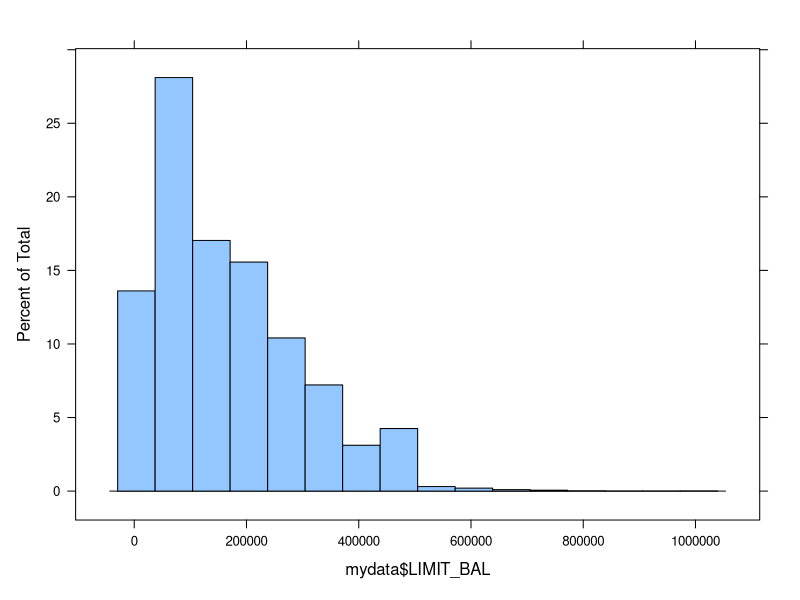
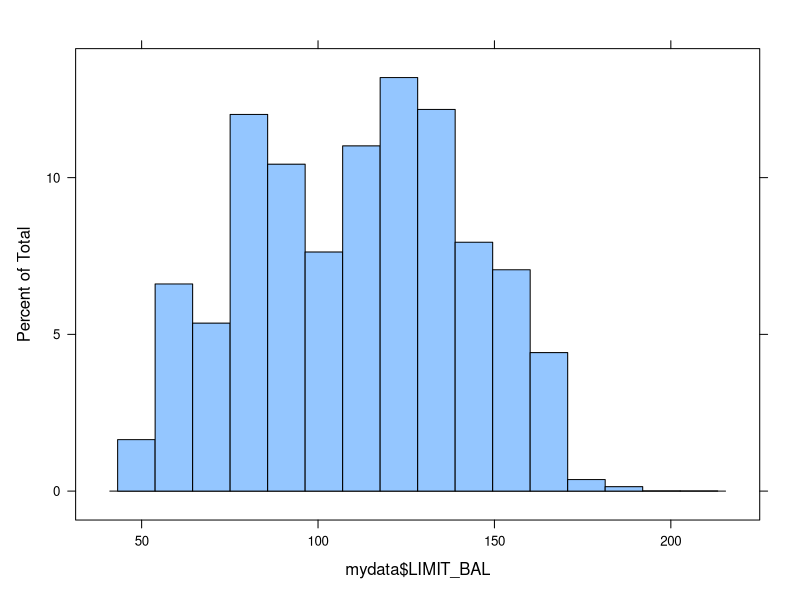

These figures' R source, in order: (Note: this script raises an error after producing the figures.)
# Estudo de Caso 1 - Análise de Dados em Operadoras de Cartão de Crédito 

# Define pasta de trabalho
setwd("~/Dropbox/DSA/AnaliseEstatisticaI/Modulo02/EstudoCaso")

# Instala e carrega os pacotes
install.packages("mlbench")
install.packages("caret")
install.packages("e1071")
library(mlbench) 
library(caret)
library(e1071)

# Carrega o dataset
mydata <- read.csv("database.csv") 
View(mydata)

# Verifica o balanceamento das variáveis
skewness(mydata$LIMIT_BAL)
histogram(mydata$LIMIT_BAL)

# Sumariza os dados 
summary(mydata)
str(mydata)

# Calcula os parâmetros de pré-processamento
preprocessParams <- preProcess(mydata, method=c("BoxCox"))
print(preprocessParams)

# Transforma o dataset usando os parâmetros
transformed <- predict(preprocessParams, mydata)
mydata <- transformed

# Sumariza os dados
str(mydata)
skewness(mydata$LIMIT_BAL)
histogram(mydata$LIMIT_BAL)

# Transforma as variáveis categóricas
mydata$default.payment.next.month <- factor(mydata$default.payment.next.month)
mydata$SEX <- as.factor(mydata$SEX)
mydata$EDUCATION <-  as.factor(mydata$EDUCATION)
mydata$MARRIAGE <- as.factor(mydata$MARRIAGE)
mydata = na.omit(mydata)
summary(mydata)
str(mydata)

# Divide os dados em treino e teste
row <- nrow(mydata)
row 
set.seed(12345)
trainindex <- sample(row, 0.7*row, replace=FALSE)
training <- mydata[trainindex,]
validation <- mydata[-trainindex,]

trainingx<- training  
trainingy <- training[,24]            
validationx <- validation[,-24]
validationy <- validation[,24]

# Usa Random Forest para encontrar as variáveis mais relevantes
install.packages("randomForest")
library(randomForest)
rfModel = randomForest( training$default.payment.next.month ~ ., data=training, ntree=500 ) 
varImpPlot(rfModel) 


# Construção do Modelo com KNN

# Prepara os datasets com as melhores variáveis preditoras
trainingx<- training[,-c(2,3,4,5,24)] 
trainingy <- training[,24]            
validationx <- validation[,-c(2,3,4,5,24)]  
validationy <- validation[,24]

# Modelo KNN
knnModel = train(x=trainingx, y=trainingy, method="knn",
                 preProc=c("center","scale"),
                 tuneLength=10)

knnModel

# Plot da acurácia
plot(knnModel$results$k, 
     knnModel$results$Accuracy, 
     type="o",
     xlab="Número de Vizinhos Mais Próximos (K)",
     ylab="Acurácia", 
     main="Modelo KNN Para Previsão de Concessão de Cartão de Crédito")


# Fazendo previsões
knnPred = predict(knnModel, newdata=validationx)

knnPred
